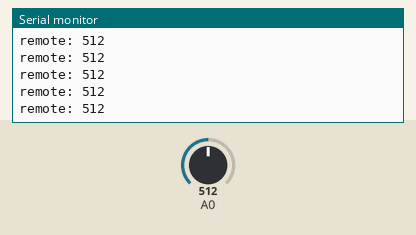
Bench run of a sketch on a simulated Arduino Uno, built with avr-gcc and run on an emulated ATmega328P. Parts: the last lines printed to the serial monitor. The inputs (shaded band) are chosen by the test bench; at power-on: A0 = 512.

Above: at 1.2 s.
1.3 s: A0 set to 11
At 2.3 s:
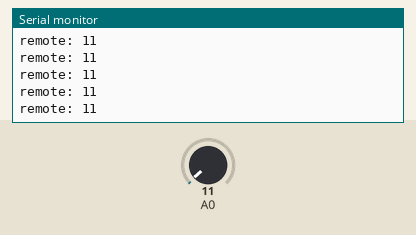
4.3 s: A0 set to 8
At 5.3 s:
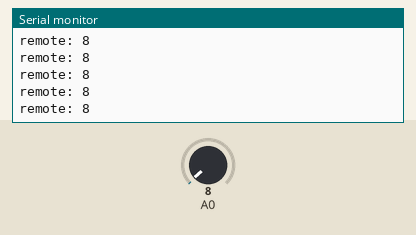
Timing chart, 0 to 7.3 s (numbered marks = the images above; inputs shaded):
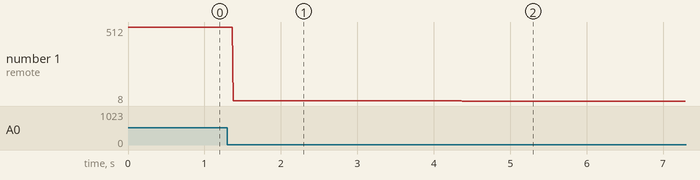

Measured:
- after the input at 1.3 s, the serial monitor: prints a new line after 0.08 s (image 1)
- after the input at 4.3 s, the serial monitor: prints a new line after 0.07 s (image 2)
- plotted number 1: 512 → 11 after the input at 1.3 s, 11 → 8 after the input at 4.3 s

The sketch:

ir_remote.ino
```cpp
void setup() {
  // put your setup code here, to run once:
  Serial.begin(9600);
}

void loop() {
  // put your main code here, to run repeatedly:
  int remote = analogRead(A0);
  Serial.print("remote: "); Serial.println(remote);
}
```
